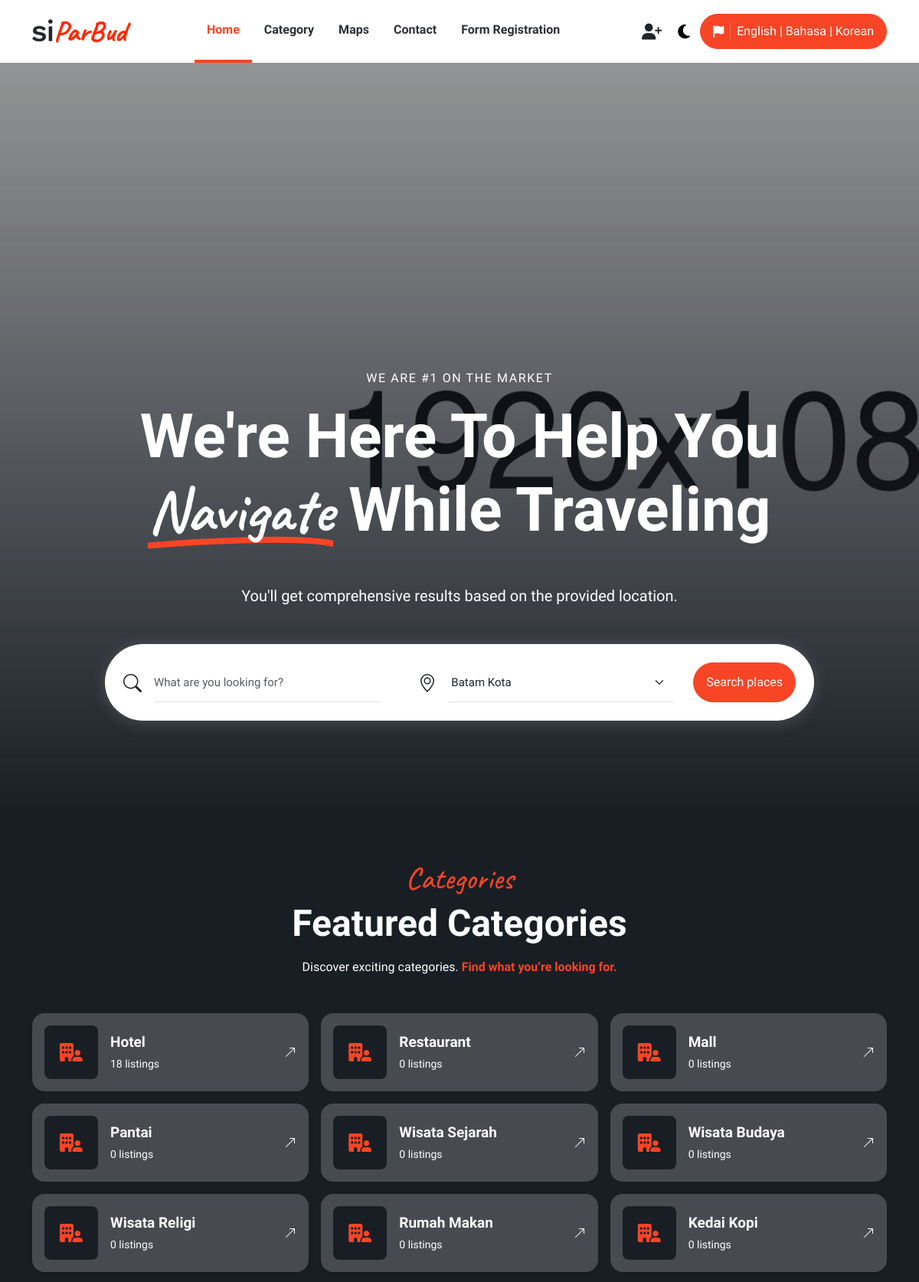
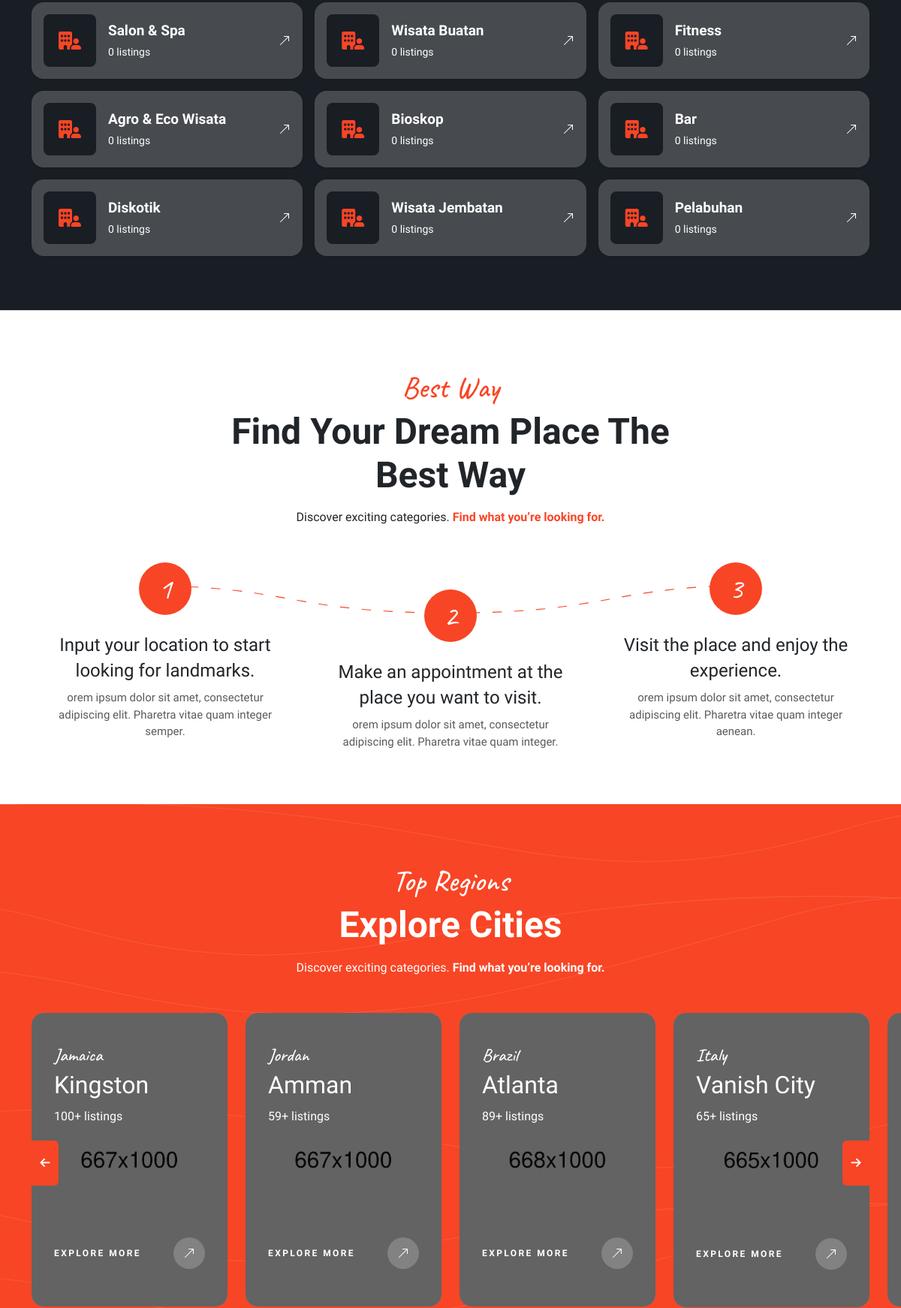
The page / (upper part) on the database its author committed (2 pictures, top to bottom).
### tables this page shows
CREATE TABLE `category`  (
  `id` int NOT NULL AUTO_INCREMENT,
  `nama` varchar(100) NULL DEFAULT NULL,
  `tabel_formulir` varchar(50) NULL DEFAULT NULL,
  `status` enum('0','1') NULL DEFAULT '1',
  `images` text NULL,
  `created_at` datetime NULL DEFAULT NULL,
  `updated_at` datetime NULL DEFAULT NULL,
  `users_created` int NULL DEFAULT NULL,
  `users_updated` int NULL DEFAULT NULL,
  `softdelete` enum('0','1') NULL DEFAULT '0',
  PRIMARY KEY (`id`) USING BTREE,
  INDEX `name`(`nama` ASC) USING BTREE
);

### application/views/home/main.php (the view, shortened to what the rows shown need)
<div class="align-items-center bg-dark d-flex hero-header-classic overflow-hidden position-relative">
    <div class="container position-relative z-1">
        <h1 class="display-1 fw-bold hero-header_title text-capitalize text-white text-center mb-5">We're Here to Help You<br class="d-none d-lg-block"> <span class="font-caveat text-span">Navigate</span> While Traveling</h1>
    </div>
</div>
<div class="bg-dark overflow-hidden position-relative py-5 text-white">
    <div class="container pb-4">
        <div class="row justify-content-center">
            <div class="col-sm-10 col-md-10 col-lg-8 col-xl-7">
                <div class="section-header text-center mb-5" data-aos="fade-down">
                    <h2 class="display-5 fw-semibold mb-3 section-header__title text-capitalize">Featured Categories</h2>
                </div>
            </div>
        </div>
        <div class="row g-3 g-ld-4">
                <?php
                foreach ($q_category as $key => $value) {
                    $count = $this->db->query("SELECT COUNT(nama) AS Jumlah FROM destination WHERE kategori_id = $value->id")->row()->Jumlah;
                    ?>
                        <div class="col-lg-4 col-md-6 col-sm-6 d-flex">
                            <div class="align-items-center bg-blur border-0 card-hover d-flex flex-fill flex-wrap p-3 p-sm-3 rounded-4 shadow-sm w-100">
                                <div class="flex-shrink-0">
                                    <div class="align-items-center bg-dark category-icon-box d-flex fs-4 justify-content-center rounded-3 text-primary">
                                        <i class="fa-solid fa-building-user"></i>
                                    </div>
                                </div>
                                <div class="flex-grow-1 ms-2 ms-md-3">
                                    <h3 class="fs-19 fw-semibold mb-1"><a href="listings-map-grid-1.html"><?=$value->nama?></a></h3>
                                    <p class="mb-0 small"><?=$count?> listings</p>
                                </div>
                                <a href="listings-map-grid-1.html" class="align-items-center d-flex fw-semibold gap-2 link-hover">
                                    <svg xmlns="http://www.w3.org/2000/svg" width="16" height="16" fill="currentColor" class="bi bi-arrow-up-right" viewBox="0 0 16 16">
                                        <path fill-rule="evenodd" d="M14 2.5a.5.5 0 0 0-.5-.5h-6a.5.5 0 0 0 0 1h4.793L2.146 13.146a.5.5 0 0 0 .708.708L13 3.707V8.5a.5.5 0 0 0 1 0v-6z"></path>
                                    </svg>
                                </a>
                            </div>
                        </div>
                <?php }
                ?>
        </div>
    </div>
</div>
<div class="py-5 border-top position-relative overflow-hidden">
    <div class="container py-4">
        <div class="row justify-content-center">
            <div class="col-sm-10 col-md-10 col-lg-8 col-xl-7">
                <div class="section-header text-center mb-5" data-aos="fade-down">
                    <h2 class="display-5 fw-semibold mb-3 section-header__title text-capitalize">Find Your Dream Place The Best Way</h2>
                </div>
            </div>
        </div>
    </div>
</div>
<div class="py-5 bg-primary position-relative overflow-hidden text-white bg-primary bg-size-contain home-about js-bg-image" data-image-src="assets/images/lines.svg">
    <div class="container py-4">
        <div class="row justify-content-center">
            <div class="row justify-content-center">
                <div class="col-sm-10 col-md-10 col-lg-8 col-xl-7">
                    <div class="section-header text-center mb-5" data-aos="fade-down">
                        <h2 class="display-5 fw-semibold mb-3 section-header__title text-capitalize">Explore Cities</h2>
                    </div>
                </div>
            </div>
        </div>
    </div>
</div>

### rows shown on the page
category: nama "Hotel", count "18"
category: nama "Restaurant", count "0"
category: nama "Mall", count "0"
category: nama "Pantai", count "0"
category: nama "Wisata Sejarah", count "0"
category: nama "Wisata Budaya", count "0"
category: nama "Wisata Religi", count "0"
category: nama "Rumah Makan", count "0"
category: nama "Kedai Kopi", count "0"
category: nama "Salon & Spa", count "0"
category: nama "Wisata Buatan", count "0"
category: nama "Fitness", count "0"
category: nama "Agro & Eco Wisata", count "0"
category: nama "Bioskop", count "0"
category: nama "Bar", count "0"
category: nama "Diskotik", count "0"
category: nama "Wisata Jembatan", count "0"
category: nama "Pelabuhan", count "0"

### other values the page prints
$this->lang->line('menu_1') "Home"
$this->lang->line('menu_2') "Category"
$this->lang->line('menu_3') "Maps"
$this->lang->line('menu_4') "Contact"
$this->lang->line('menu_5') "Form Registration"
